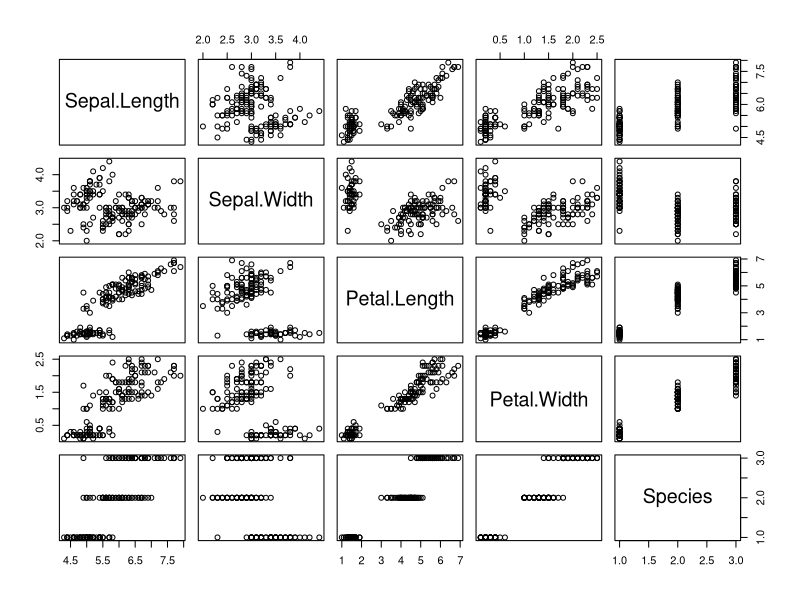
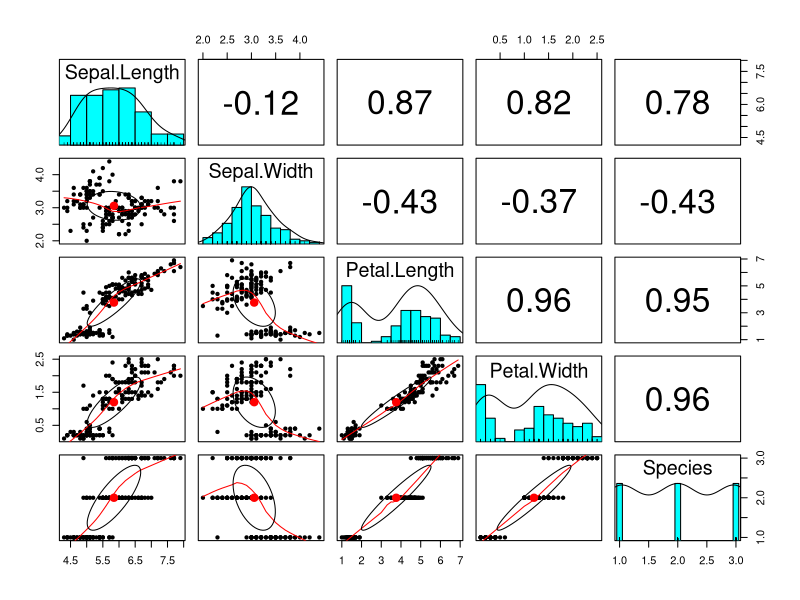
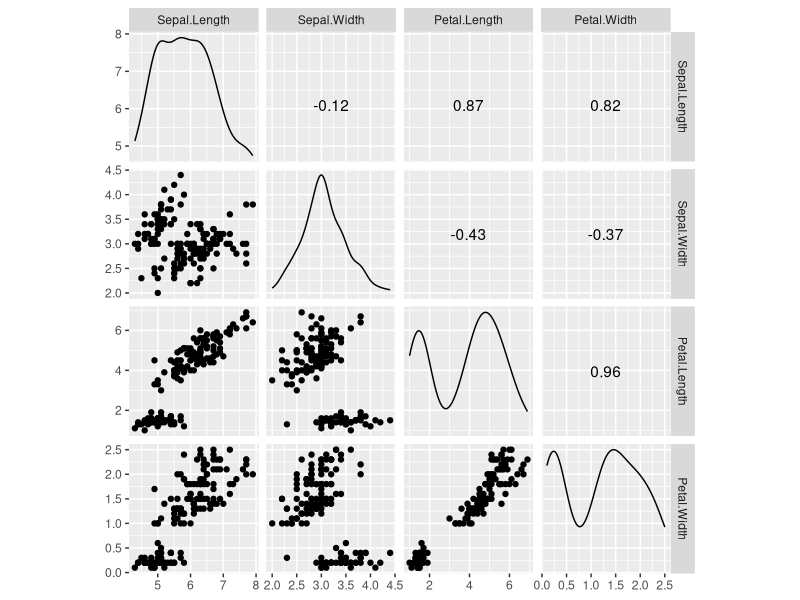
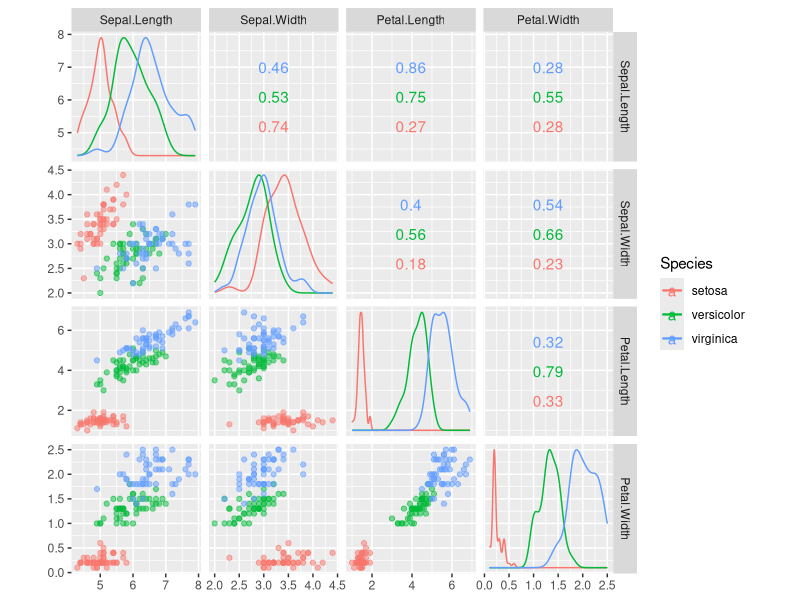
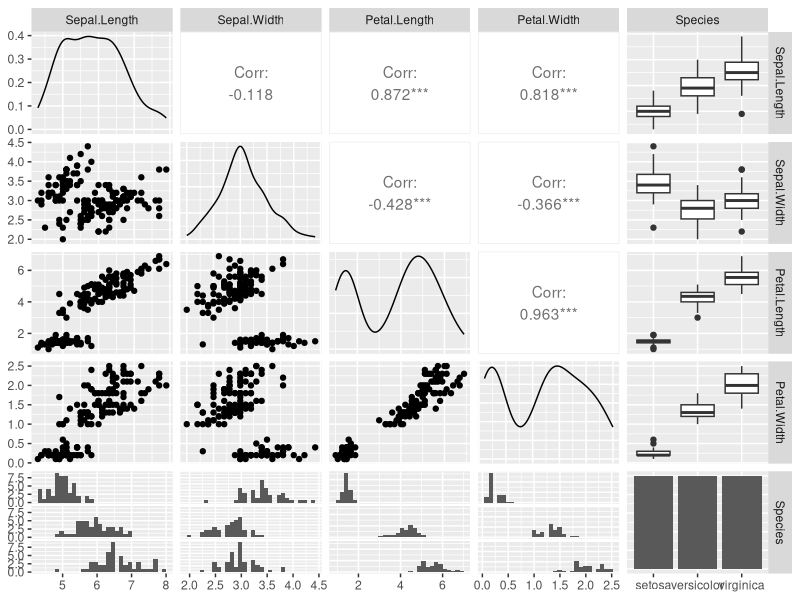
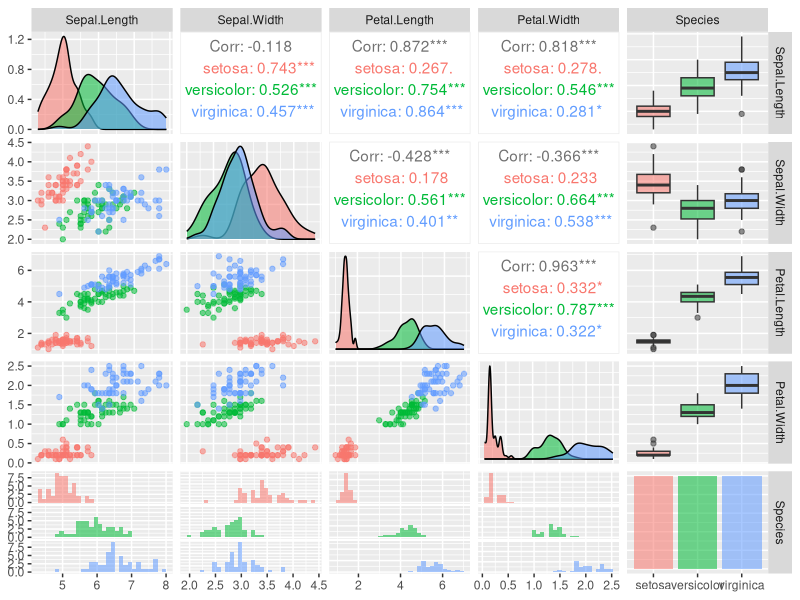
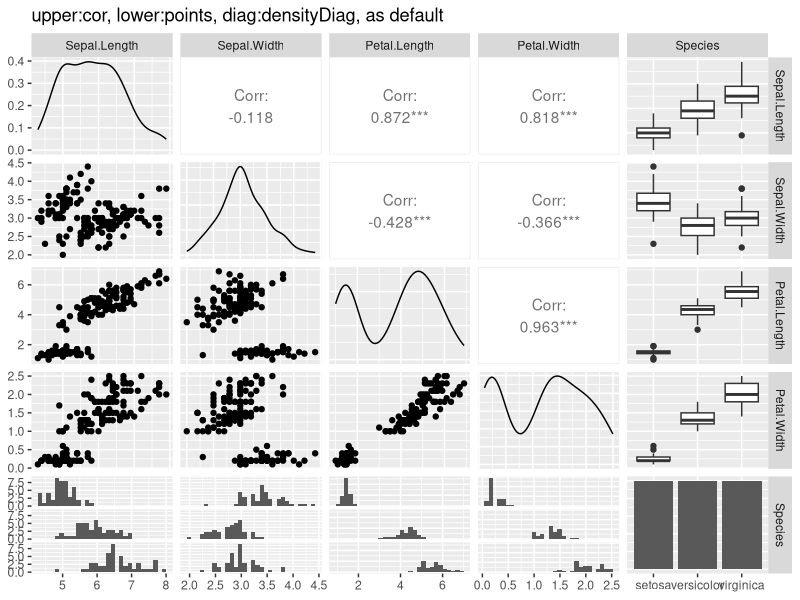
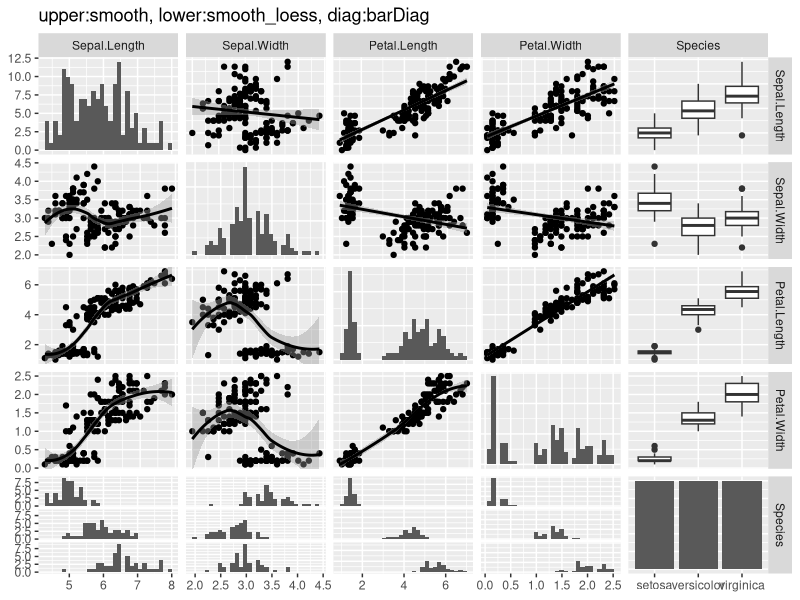

Generate these figures, in order, with R:
## ---- chunk 1

## ---- chunk 2
knitr::opts_chunk$set(warning = FALSE, echo = TRUE, message = FALSE)

require(psych)
require(tidyverse)
require(GGally)

tidyverse::tidyverse_conflicts()
## ---- chunk 3
plot(iris)
## ---- chunk 4
psych::pairs.panels(iris, method = "pearson")
## ---- chunk 5
iris %>% 
  GGally::ggscatmat()
## ---- chunk 6
iris %>% 
  GGally::ggscatmat(color = 'Species', alpha = 0.5)
## ---- chunk 7
iris %>% 
  GGally::ggpairs()
## ---- chunk 8
iris %>% 
  GGally::ggpairs(ggplot2::aes(colour = Species, alpha = 0.5))
## ---- chunk 9
iris %>% 
  GGally::ggpairs() + 
    ggplot2::ggtitle("upper:cor, lower:points, diag:densityDiag, as default")
## ---- chunk 10
iris %>% 
  GGally::ggpairs(upper = list(continuous = "smooth"),
                  lower = list(continuous = "smooth_loess"),
                  diag = list(continuous = "barDiag")) + 
    ggplot2::ggtitle("upper:smooth, lower:smooth_loess, diag:barDiag")
## ---- chunk 11
iris %>% 
  GGally::ggpairs(upper = list(continuous = "density"),
                  lower = list(continuous = "blank"),
                  diag = list(continuous = "blankDiag")) +
    ggplot2::ggtitle("upper:density, lower:blank, d:blankDiag")
## ---- chunk 12
iris %>% 
  dplyr::select(Sepal.Length, Species) %>% 
  GGally::ggpairs() + 
    ggplot2::ggtitle("upper:box_no_facet, lower:facethist, as default")
## ---- chunk 13
iris %>% 
  dplyr::select(Sepal.Length, Species) %>% 
  GGally::ggpairs(upper = list(combo = "box"),
                  lower = list(combo = "facetdensity")) + 
    ggplot2::ggtitle("upper:box, lower:facetdensity")
## ---- chunk 14
iris %>% 
  dplyr::select(Sepal.Length, Species) %>% 
  GGally::ggpairs(upper = list(combo = "dot"),
                  lower = list(combo = "denstrip")) +
    ggplot2::ggtitle("upper:dot, lower:density")
## ---- chunk 15
iris %>% 
  dplyr::select(Sepal.Length, Species) %>% 
  GGally::ggpairs(upper = list(combo = "dot_no_facet"),
                  lower = list(combo = "blank")) + 
    ggplot2::ggtitle("upper:dot_no_facet, lower:blank")
## ---- chunk 16
set.seed(20)
diamonds %>% 
  dplyr::sample_n(20) %>% 
  dplyr::select(cut, color) %>% 
  GGally::ggpairs() +
    ggplot2::ggtitle("upper:facetbar, lower:facetbar, diag:barDiag, as default")
## ---- chunk 17
set.seed(20)
ggplot2::diamonds %>%
  dplyr::sample_n(20) %>% 
  dplyr::select(cut, color) %>% 
  GGally::ggpairs(upper = list(discrete = "ratio"),
                  lower = list(discrete = "blank"),
                  diag = list(discrete = "blankDiag")) + 
    ggplot2::ggtitle("upper:ratio, lower:Diag, diag:blankDiag")
## ---- chunk 18
iris %>% 
  dplyr::select(-Petal.Length, -Petal.Width) %>% 
  GGally::ggpairs(upper = list(continuous = "smooth"),
                  lower = list(continuous = "smooth_loess",
                               combo = GGally::wrap("facethist", binwidth = 0.5)),
                  diag = list(continuous = GGally::wrap("barDiag", binwidth = 0.5)),
                  title = "binwidth = 0.5")
## ---- chunk 19
airquality
## ---- chunk 20
airquality %>% 
  GGally::ggpairs(lower = list(continuous = "smooth_loess"),
                  diag = list(continuous = "barDiag"))
## ---- chunk 21

